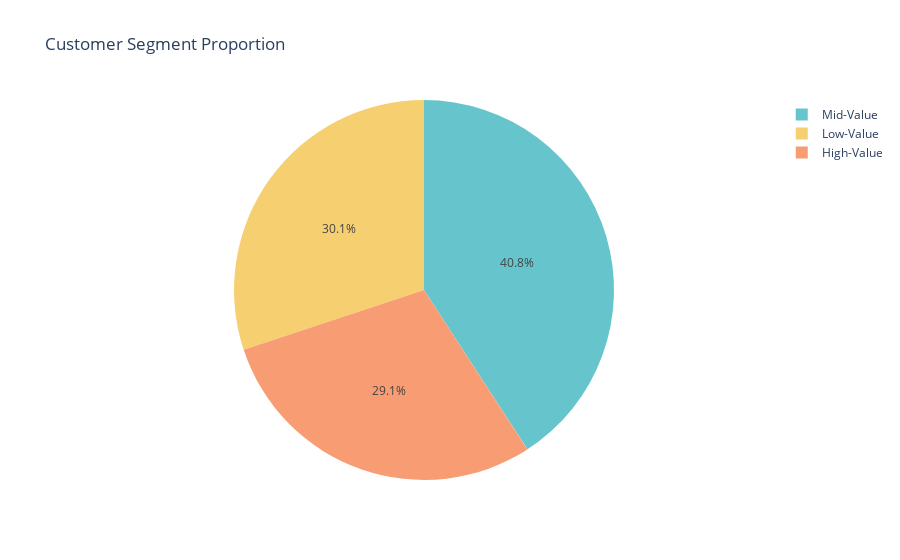

This figure's notebook cell:
### Code cell
# 2. Pie Chart for customer segment proportion of each segment
fig = px.pie(
    rfm['RFM_Segments'].value_counts().reset_index(),
    names='RFM_Segments',
    values='count',
    title='Customer Segment Proportion',
    color='RFM_Segments',
    color_discrete_sequence=px.colors.qualitative.Pastel
)
fig.show()

### Figure 1 — Plotly figure (JSON) as saved in the notebook; plotly's stock layout.template omitted (floating-point values rounded to 4 significant figures)
{"data": [{"customdata": [["Mid-Value"], ["Low-Value"], ["High-Value"]], "domain": {"x": [0, 1], "y": [0, 1]}, "hovertemplate": "RFM_Segments=%{customdata[0]}<br>count=%{value}<extra></extra>", "labels": ["Mid-Value", "Low-Value", "High-Value"], "legendgroup": "", "marker": {"colors": ["rgb(102, 197, 204)", "rgb(246, 207, 113)", "rgb(248, 156, 116)"]}, "name": "", "showlegend": true, "type": "pie", "values": [1765, 1301, 1256]}], "layout": {"legend": {"tracegroupgap": 0}, "piecolorway": ["rgb(102, 197, 204)", "rgb(246, 207, 113)", "rgb(248, 156, 116)", "rgb(220, 176, 242)", "rgb(135, 197, 95)", "rgb(158, 185, 243)", "rgb(254, 136, 177)", "rgb(201, 219, 116)", "rgb(139, 224, 164)", "rgb(180, 151, 231)", "rgb(179, 179, 179)"], "title": {"text": "Customer Segment Proportion"}}}
